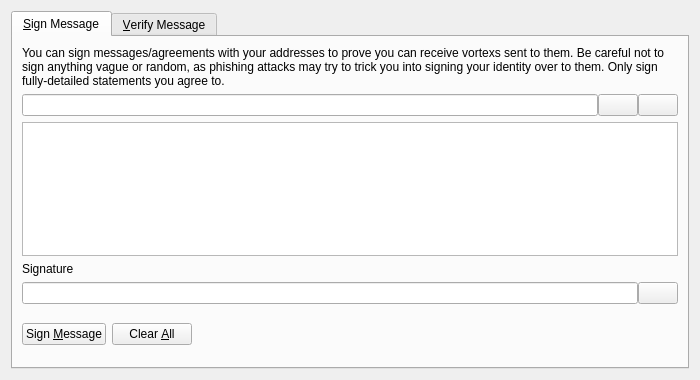
<?xml version="1.0" encoding="UTF-8"?>
<ui version="4.0">
 <class>SignVerifyMessageDialog</class>
 <widget class="QDialog" name="SignVerifyMessageDialog">
  <property name="geometry">
   <rect>
    <x>0</x>
    <y>0</y>
    <width>700</width>
    <height>380</height>
   </rect>
  </property>
  <property name="windowTitle">
   <string>Signatures - Sign / Verify a Message</string>
  </property>
  <property name="modal">
   <bool>true</bool>
  </property>
  <layout class="QVBoxLayout" name="verticalLayout">
   <item>
    <widget class="QTabWidget" name="tabWidget">
     <property name="currentIndex">
      <number>0</number>
     </property>
     <widget class="QWidget" name="tabSignMessage">
      <attribute name="title">
       <string>&amp;Sign Message</string>
      </attribute>
      <layout class="QVBoxLayout" name="verticalLayout_SM">
       <item>
        <widget class="QLabel" name="infoLabel_SM">
         <property name="text">
          <string>You can sign messages/agreements with your addresses to prove you can receive vortexs sent to them. Be careful not to sign anything vague or random, as phishing attacks may try to trick you into signing your identity over to them. Only sign fully-detailed statements you agree to.</string>
         </property>
         <property name="textFormat">
          <enum>Qt::PlainText</enum>
         </property>
         <property name="wordWrap">
          <bool>true</bool>
         </property>
        </widget>
       </item>
       <item>
        <layout class="QHBoxLayout" name="horizontalLayout_1_SM">
         <property name="spacing">
          <number>0</number>
         </property>
         <item>
          <widget class="QValidatedLineEdit" name="addressIn_SM">
           <property name="toolTip">
            <string>The Vortex address to sign the message with</string>
           </property>
          </widget>
         </item>
         <item>
          <widget class="QPushButton" name="addressBookButton_SM">
           <property name="toolTip">
            <string>Choose previously used address</string>
           </property>
           <property name="text">
            <string/>
           </property>
           <property name="icon">
            <iconset resource="../bitcoin.qrc">
             <normaloff>:/icons/address-book</normaloff>:/icons/address-book</iconset>
           </property>
           <property name="shortcut">
            <string>Alt+A</string>
           </property>
           <property name="autoDefault">
            <bool>false</bool>
           </property>
          </widget>
         </item>
         <item>
          <widget class="QPushButton" name="pasteButton_SM">
           <property name="toolTip">
            <string>Paste address from clipboard</string>
           </property>
           <property name="text">
            <string/>
           </property>
           <property name="icon">
            <iconset resource="../bitcoin.qrc">
             <normaloff>:/icons/editpaste</normaloff>:/icons/editpaste</iconset>
           </property>
           <property name="shortcut">
            <string>Alt+P</string>
           </property>
           <property name="autoDefault">
            <bool>false</bool>
           </property>
          </widget>
         </item>
        </layout>
       </item>
       <item>
        <widget class="QPlainTextEdit" name="messageIn_SM">
         <property name="toolTip">
          <string>Enter the message you want to sign here</string>
         </property>
        </widget>
       </item>
       <item>
        <widget class="QLabel" name="signatureLabel_SM">
         <property name="text">
          <string>Signature</string>
         </property>
         <property name="textFormat">
          <enum>Qt::PlainText</enum>
         </property>
        </widget>
       </item>
       <item>
        <layout class="QHBoxLayout" name="horizontalLayout_2_SM">
         <property name="spacing">
          <number>0</number>
         </property>
         <item>
          <widget class="QLineEdit" name="signatureOut_SM">
           <property name="font">
            <font>
             <italic>true</italic>
            </font>
           </property>
           <property name="readOnly">
            <bool>true</bool>
           </property>
          </widget>
         </item>
         <item>
          <widget class="QPushButton" name="copySignatureButton_SM">
           <property name="toolTip">
            <string>Copy the current signature to the system clipboard</string>
           </property>
           <property name="text">
            <string/>
           </property>
           <property name="icon">
            <iconset resource="../bitcoin.qrc">
             <normaloff>:/icons/editcopy</normaloff>:/icons/editcopy</iconset>
           </property>
           <property name="autoDefault">
            <bool>false</bool>
           </property>
          </widget>
         </item>
        </layout>
       </item>
       <item>
        <layout class="QHBoxLayout" name="horizontalLayout_3_SM">
         <item>
          <widget class="QPushButton" name="signMessageButton_SM">
           <property name="toolTip">
            <string>Sign the message to prove you own this Vortex address</string>
           </property>
           <property name="text">
            <string>Sign &amp;Message</string>
           </property>
           <property name="icon">
            <iconset resource="../bitcoin.qrc">
             <normaloff>:/icons/edit</normaloff>:/icons/edit</iconset>
           </property>
           <property name="autoDefault">
            <bool>false</bool>
           </property>
          </widget>
         </item>
         <item>
          <widget class="QPushButton" name="clearButton_SM">
           <property name="toolTip">
            <string>Reset all sign message fields</string>
           </property>
           <property name="text">
            <string>Clear &amp;All</string>
           </property>
           <property name="icon">
            <iconset resource="../bitcoin.qrc">
             <normaloff>:/icons/remove</normaloff>:/icons/remove</iconset>
           </property>
           <property name="autoDefault">
            <bool>false</bool>
           </property>
          </widget>
         </item>
         <item>
          <spacer name="horizontalSpacer_1_SM">
           <property name="orientation">
            <enum>Qt::Horizontal</enum>
           </property>
           <property name="sizeHint" stdset="0">
            <size>
             <width>40</width>
             <height>48</height>
            </size>
           </property>
          </spacer>
         </item>
         <item>
          <widget class="QLabel" name="statusLabel_SM">
           <property name="font">
            <font>
             <weight>75</weight>
             <bold>true</bold>
            </font>
           </property>
           <property name="text">
            <string/>
           </property>
           <property name="wordWrap">
            <bool>true</bool>
           </property>
          </widget>
         </item>
         <item>
          <spacer name="horizontalSpacer_2_SM">
           <property name="orientation">
            <enum>Qt::Horizontal</enum>
           </property>
           <property name="sizeHint" stdset="0">
            <size>
             <width>40</width>
             <height>48</height>
            </size>
           </property>
          </spacer>
         </item>
        </layout>
       </item>
      </layout>
     </widget>
     <widget class="QWidget" name="tabVerifyMessage">
      <attribute name="title">
       <string>&amp;Verify Message</string>
      </attribute>
      <layout class="QVBoxLayout" name="verticalLayout_VM">
       <item>
        <widget class="QLabel" name="infoLabel_VM">
         <property name="text">
          <string>Enter the receiver's address, message (ensure you copy line breaks, spaces, tabs, etc. exactly) and signature below to verify the message. Be careful not to read more into the signature than what is in the signed message itself, to avoid being tricked by a man-in-the-middle attack. Note that this only proves the signing party receives with the address, it cannot prove sendership of any transaction!</string>
         </property>
         <property name="textFormat">
          <enum>Qt::PlainText</enum>
         </property>
         <property name="alignment">
          <set>Qt::AlignLeading|Qt::AlignLeft|Qt::AlignTop</set>
         </property>
         <property name="wordWrap">
          <bool>true</bool>
         </property>
        </widget>
       </item>
       <item>
        <layout class="QHBoxLayout" name="horizontalLayout_1_VM">
         <property name="spacing">
          <number>0</number>
         </property>
         <item>
          <widget class="QValidatedLineEdit" name="addressIn_VM">
           <property name="toolTip">
            <string>The Vortex address the message was signed with</string>
           </property>
          </widget>
         </item>
         <item>
          <widget class="QPushButton" name="addressBookButton_VM">
           <property name="toolTip">
            <string>Choose previously used address</string>
           </property>
           <property name="text">
            <string/>
           </property>
           <property name="icon">
            <iconset resource="../bitcoin.qrc">
             <normaloff>:/icons/address-book</normaloff>:/icons/address-book</iconset>
           </property>
           <property name="shortcut">
            <string>Alt+A</string>
           </property>
           <property name="autoDefault">
            <bool>false</bool>
           </property>
          </widget>
         </item>
        </layout>
       </item>
       <item>
        <widget class="QPlainTextEdit" name="messageIn_VM"/>
       </item>
       <item>
        <widget class="QValidatedLineEdit" name="signatureIn_VM"/>
       </item>
       <item>
        <layout class="QHBoxLayout" name="horizontalLayout_2_VM">
         <item>
          <widget class="QPushButton" name="verifyMessageButton_VM">
           <property name="toolTip">
            <string>Verify the message to ensure it was signed with the specified Vortex address</string>
           </property>
           <property name="text">
            <string>Verify &amp;Message</string>
           </property>
           <property name="icon">
            <iconset resource="../bitcoin.qrc">
             <normaloff>:/icons/transaction_0</normaloff>:/icons/transaction_0</iconset>
           </property>
           <property name="autoDefault">
            <bool>false</bool>
           </property>
          </widget>
         </item>
         <item>
          <widget class="QPushButton" name="clearButton_VM">
           <property name="toolTip">
            <string>Reset all verify message fields</string>
           </property>
           <property name="text">
            <string>Clear &amp;All</string>
           </property>
           <property name="icon">
            <iconset resource="../bitcoin.qrc">
             <normaloff>:/icons/remove</normaloff>:/icons/remove</iconset>
           </property>
           <property name="autoDefault">
            <bool>false</bool>
           </property>
          </widget>
         </item>
         <item>
          <spacer name="horizontalSpacer_1_VM">
           <property name="orientation">
            <enum>Qt::Horizontal</enum>
           </property>
           <property name="sizeHint" stdset="0">
            <size>
             <width>40</width>
             <height>48</height>
            </size>
           </property>
          </spacer>
         </item>
         <item>
          <widget class="QLabel" name="statusLabel_VM">
           <property name="font">
            <font>
             <weight>75</weight>
             <bold>true</bold>
            </font>
           </property>
           <property name="text">
            <string/>
           </property>
           <property name="wordWrap">
            <bool>true</bool>
           </property>
          </widget>
         </item>
         <item>
          <spacer name="horizontalSpacer_2_VM">
           <property name="orientation">
            <enum>Qt::Horizontal</enum>
           </property>
           <property name="sizeHint" stdset="0">
            <size>
             <width>40</width>
             <height>48</height>
            </size>
           </property>
          </spacer>
         </item>
        </layout>
       </item>
      </layout>
     </widget>
    </widget>
   </item>
  </layout>
 </widget>
 <customwidgets>
  <customwidget>
   <class>QValidatedLineEdit</class>
   <extends>QLineEdit</extends>
   <header>qt/qvalidatedlineedit.h</header>
  </customwidget>
 </customwidgets>
 <resources>
  <include location="../bitcoin.qrc"/>
 </resources>
 <connections/>
</ui>
